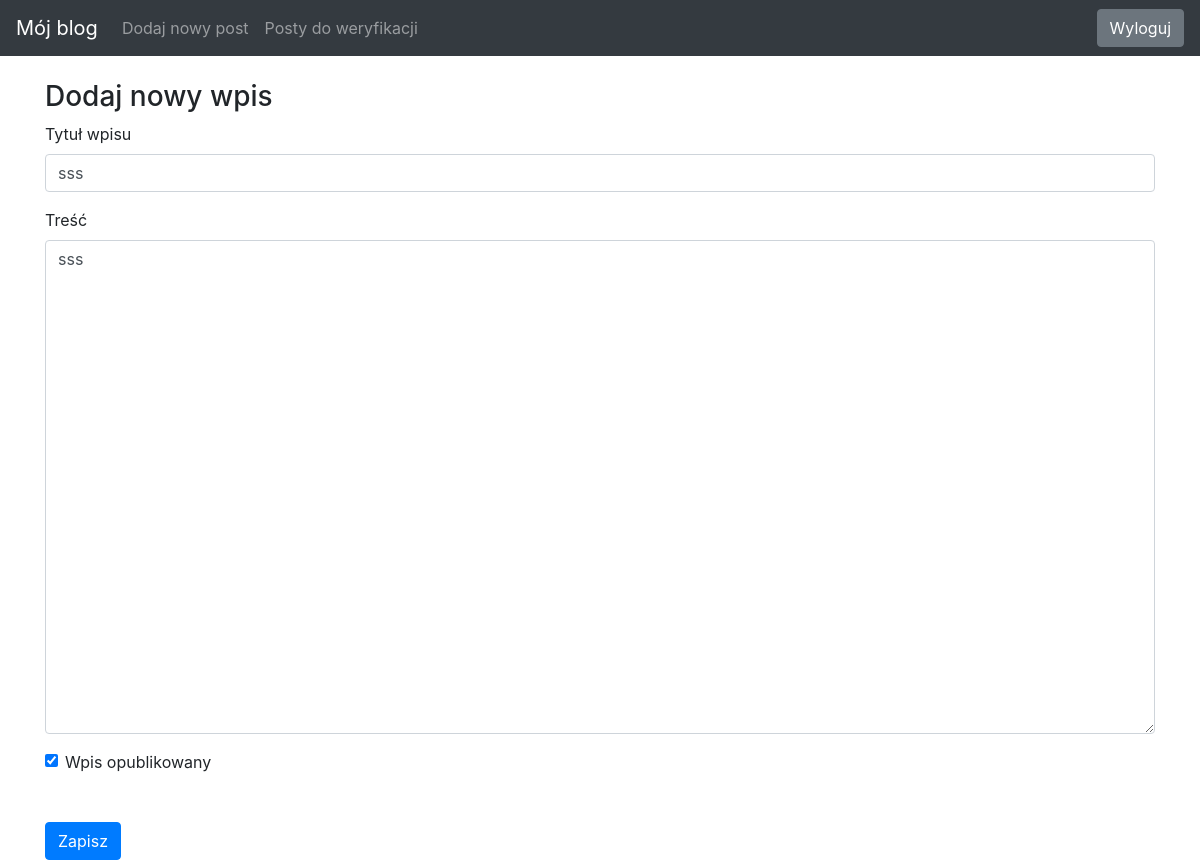
The page /edit-post/2 (signed in) on the database as committed earlier.
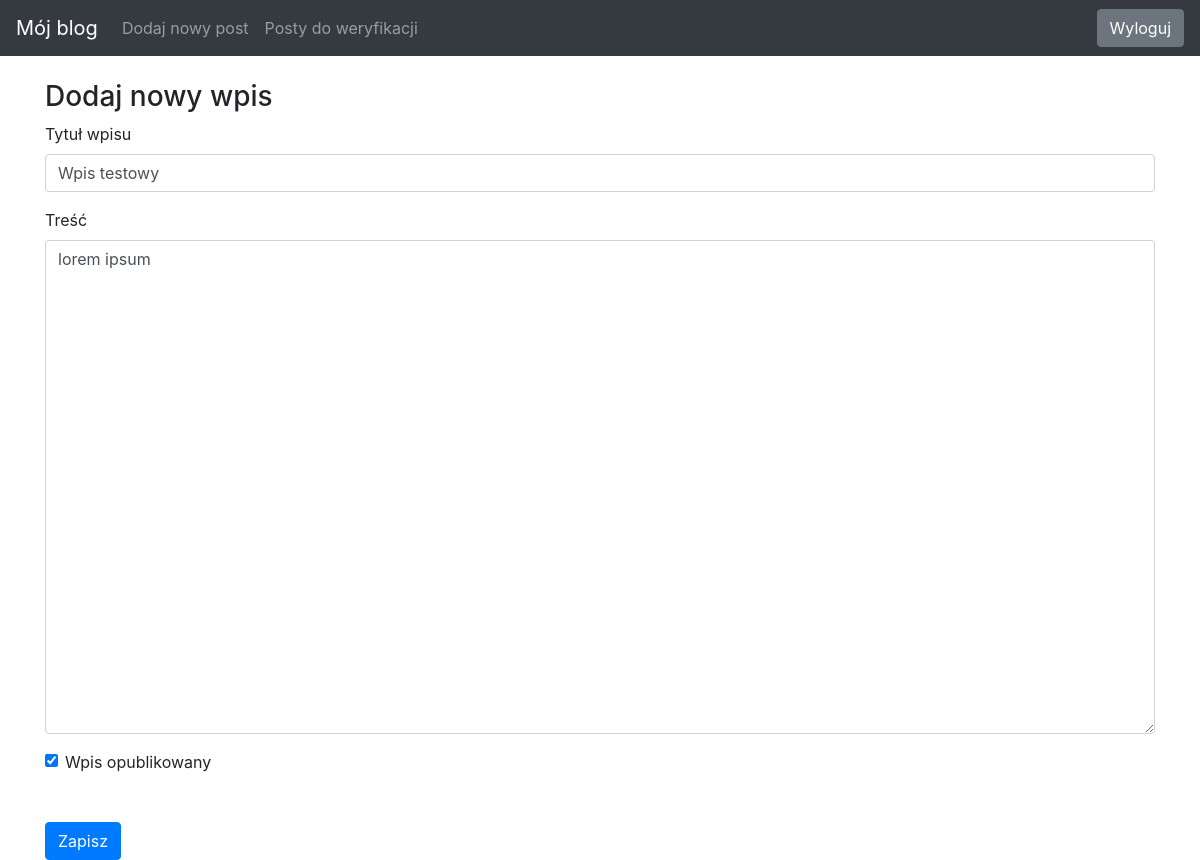
The same page on the database as committed later.
### blog/models.py (models this page shows)
class Entry(db.Model):
   id = db.Column(db.Integer, primary_key=True)
   title = db.Column(db.String(80), nullable=False)
   body = db.Column(db.Text, nullable=False)
   pub_date = db.Column(db.DateTime, nullable=False,
                        default=datetime.datetime.utcnow)
   is_published = db.Column(db.Boolean, default=False)

### blog/routes.py (the view)
@app.route("/edit-post/<int:entry_id>", methods=["GET", "POST"])
@login_required
def edit_entry(entry_id):
    return generate_post(entry_id)

### blog/forms.py
class EntryForm(FlaskForm):
    title = StringField('Title', validators=[DataRequired()])
    body = TextAreaField('Content', validators=[DataRequired()])
    is_published = BooleanField('Is Published?')

### blog/routes.py (called while the page is built, shortened)
def login_required(view_func):
    @functools.wraps(view_func)
    def check_permissions(*args, **kwargs):
        if session.get('logged_in'):
            return view_func(*args, **kwargs)
        return redirect(url_for('login', next=request.path))
    return check_permissions

def generate_post(entry_id=None):
    if entry_id:
        entry = Entry.query.filter_by(id=entry_id).first_or_404()
        form = EntryForm(obj=entry)
    else:
        form = EntryForm()
    errors = None
    return render_template("entry_form.html", form=form, errors=errors)

### blog/templates/entry_form.html (shortened to what this page needs)
{% extends "base.html" %} {% block content %}
<h3>
  Dodaj nowy wpis
</h3>
<form action="" method="POST">
  <div class="form-group">
    <label for="title">Tytuł wpisu</label>
    {{ form.title(class_="form-control") }}
  </div>
  <div class="form-group">
    <label for="body">Treść</label>
    {{ form.body(class_="form-control", cols="100", rows="20") }}
  </div>
  <div class="form-check">
    {{ form.is_published(class_="form-check-input") }}
    <label class="form-check-label" for="is_published">Wpis opublikowany</label>
  </div>
  <button type="submit" class="btn btn-primary mt-5">Zapisz</button>
</form>
{% endblock %}

Rows that differ between the two databases and show on the page:
changed Entry: title "sss" → "Wpis testowy"; body "sss" → "lorem ipsum"
